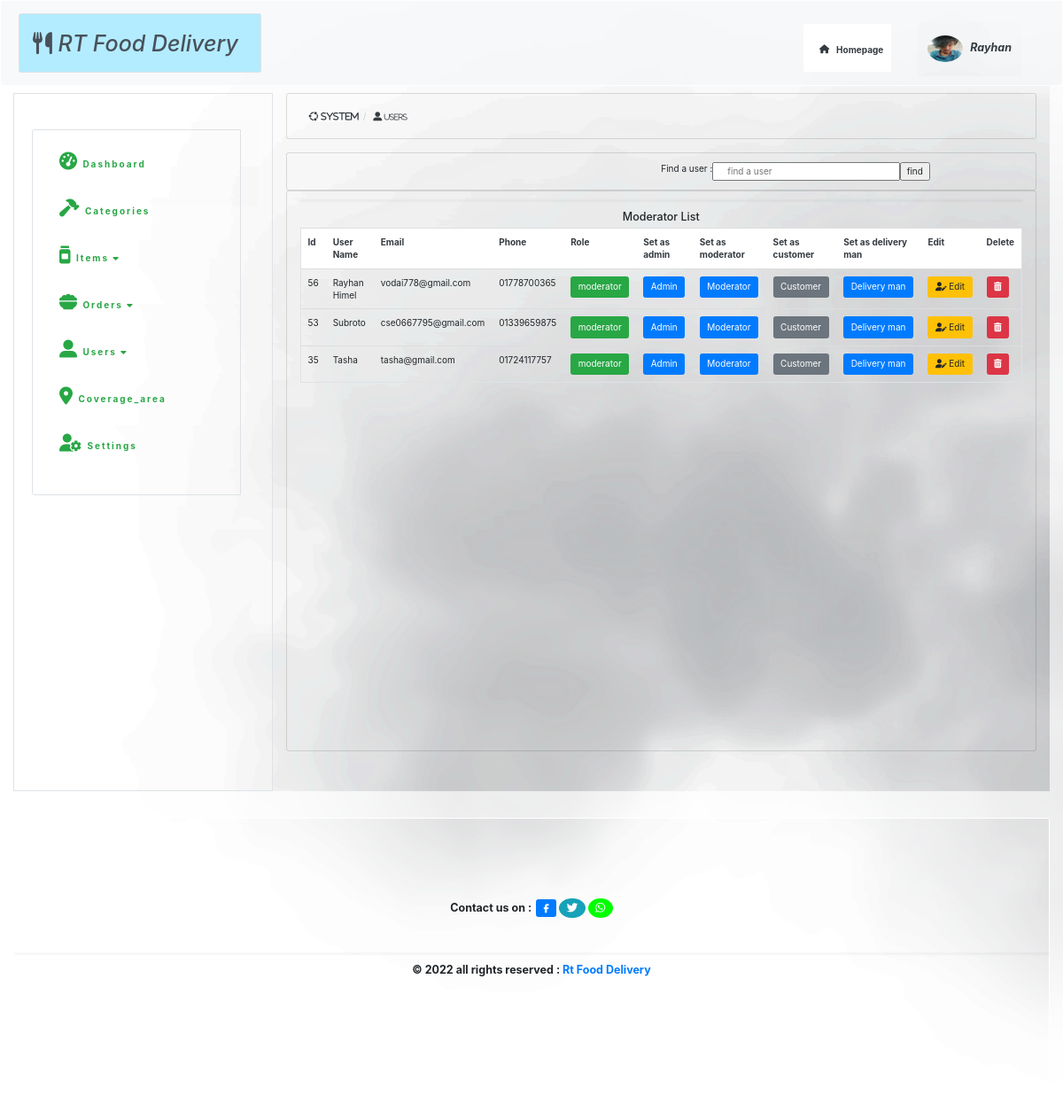
Page /admin/users.php?source=moderator (signed in) on the earlier database version.
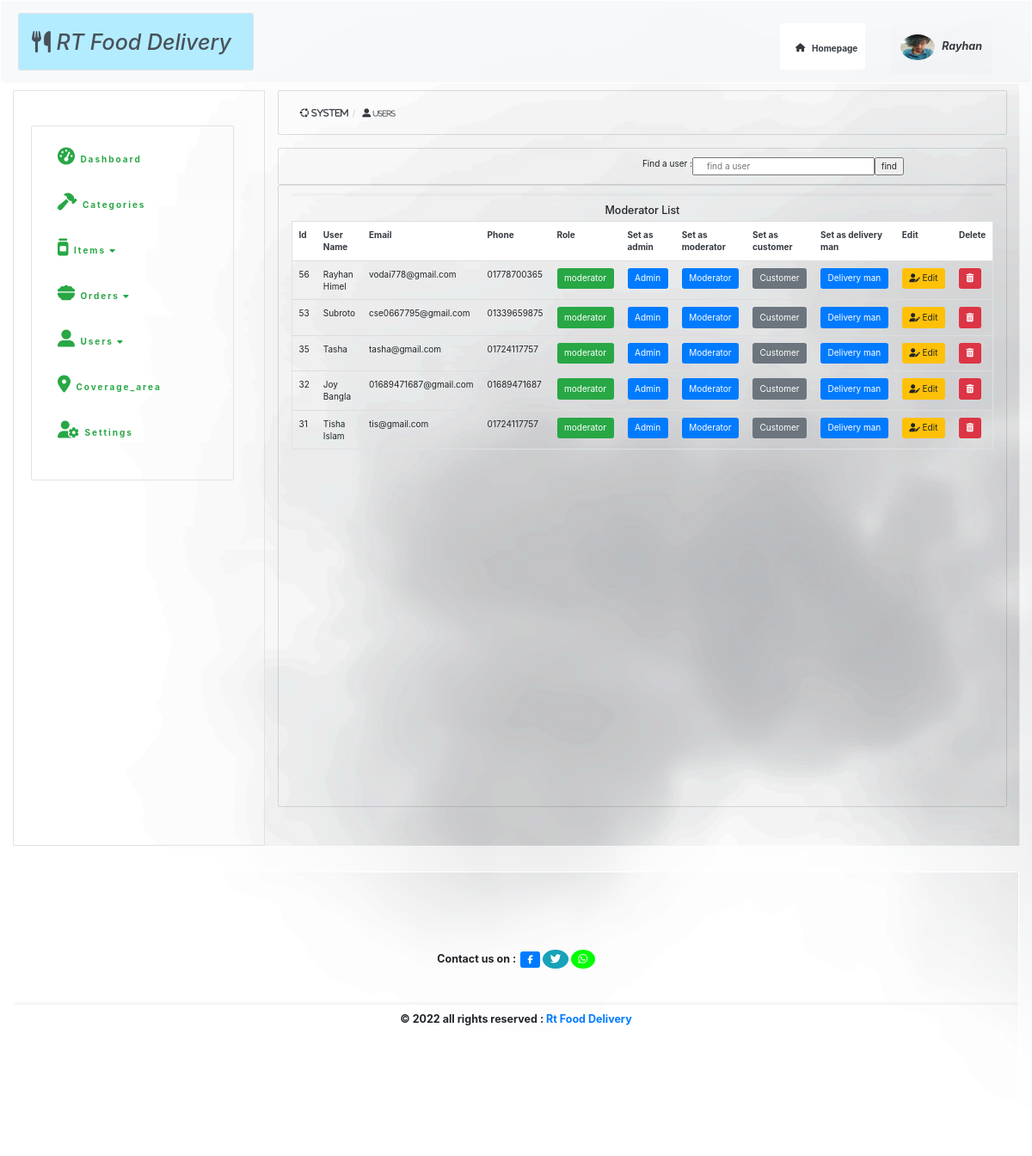
Same page on the later database version.
### tables this page shows
CREATE TABLE `users` (
  `user_id` int(11) NOT NULL,
  `first_name` varchar(32) NOT NULL,
  `last_name` varchar(32) NOT NULL,
  `username` varchar(32) NOT NULL,
  `mobile_number` int(11) NOT NULL,
  `email` varchar(255) NOT NULL,
  `user_image` text NOT NULL,
  `house_no` int(255) NOT NULL,
  `street` varchar(255) NOT NULL,
  `city` varchar(20) NOT NULL,
  `password` varchar(255) NOT NULL,
  `user_role` varchar(20) NOT NULL,
  `pass_proteect` varchar(255) NOT NULL DEFAULT '$2y$10$iusesomecrazystrings22',
  `token` varchar(255) NOT NULL,
  `status` varchar(20) NOT NULL
);

### admin/admin_page/total_moderator.php (the view, shortened to what this page needs)
<table class="table  card-body  table-hover table-borderless  border rounded-top rounded-bottom"><hr>
  <h5 class="text-center">Moderator List</h5>
                <tr class="text-dark bg-white   rounded-top rounded-bottom">
                  <th>Id</th>
                  <th>User Name</th>
                  <th>Email</th>
                  <th>Phone</th>
                  <th>Role</th>
                  <th>Set  as admin</th>
                  <th>Set  as moderator</th>
                  <th>Set  as customer</th>
                  <th>Set  as delivery man</th>
                  <th>Edit</th>
                  <th>Delete</th>
                </tr>
                <tbody>
                <?php
                 $rules ="SELECT  *   FROM users  WHERE user_role='moderator' ORDER BY user_id DESC";
                $news =mysqli_query($connect,$rules) ;
                while($view=mysqli_fetch_assoc($news)){
                    $db_id =  $view['user_id'];
                    $db_username =  $view['username'];
                    $db_user_mobile_number =  $view['mobile_number'];
                    $db_user_email =  $view['email'];
                    $db_user_role =  $view['user_role'];
                  echo "<tr>" ;
                  echo "<td>{$db_id }</td>";
                  echo "<td>{$db_username}</td>";
                  echo "<td>{$db_user_email}</td>";
                  echo "<td>0{$db_user_mobile_number}</td>";
                  echo "<td><a  class='btn btn-success text-white font-weight-bolder'>{$db_user_role}</a></td>";
                  echo "<td><a class='btn btn-primary' href='users.php?source=moderator&change_role_admin={$db_id}'> Admin</a></td>";
                  echo "<td><a class='btn btn-primary' href='users.php?source=moderator&change_role_moderator={$db_id}'>Moderator</a></td>";
                  echo "<td><a  class='btn btn-secondary' href='users.php?source=moderator&change_role_customer={$db_id}'>Customer</a></td>";
                  echo "<td><a class='btn btn-primary' href='users.php?source=moderator&change_role_delivery_man={$db_id}'>Delivery man</a></td>";
                  echo "<td><a class='btn btn-warning' target='_blank' href='users.php?source=edit_users&edit_user={$db_id}'><i class='fa-solid fa-user-pen'> </i> Edit </a></td>";
                  echo "<td><a  class='btn btn-danger' onClick=\"javascript: return confirm('Are you sure to delete?');  \" href='users.php?source=moderator&delete={$db_id}'><i class='fa-solid fa-trash-can'></i></a></td>";
                  echo "</tr>";
                }
                ?>
                </tbody>
</table>
<br>
<br>
<br>
<br>
<br>
<br>
<br>
<br>
<br>
<br>
<br>
<br>
<br>
<br>
<br>
<br>
<br>
<br>
<br>
<br>
<br>
<br>
<br>
<br>

Differences in the rows shown:
now on this page (row edited): users: user_id "32", username "Joy Bangla", email "01689471687@gmail.com", mobile_number "1689471687", user_role "moderator"
now on this page (row edited): users: user_id "31", username "Tisha Islam", email "tis@gmail.com", mobile_number "1724117757", user_role "moderator"
